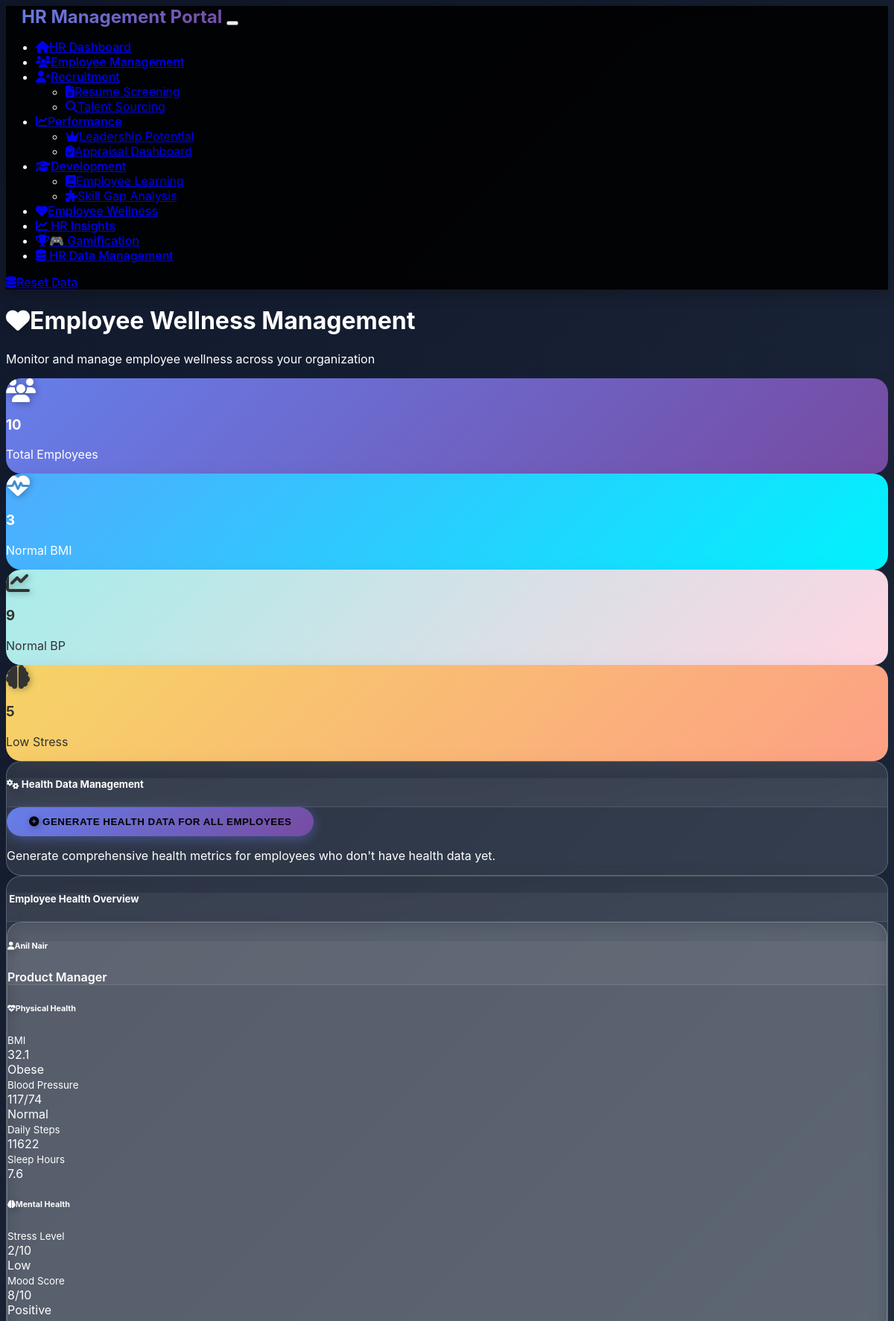
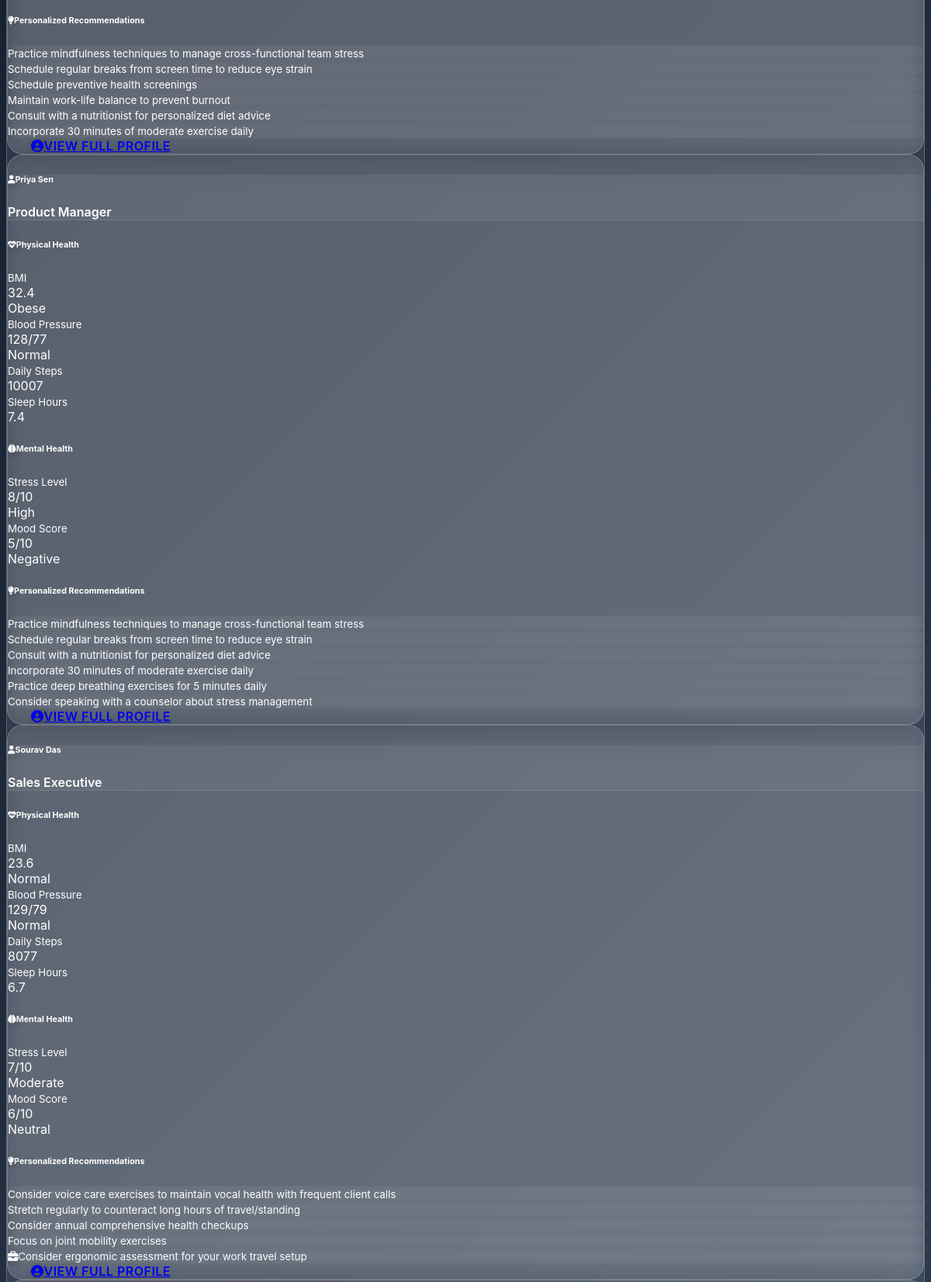
/wellness-tracker (upper part), run on the app's committed database (2 pictures, top to bottom).
### models.py (models this page shows, shortened)
class Employee(db.Model):
    id = db.Column(db.Integer, primary_key=True)
    name = db.Column(db.String(100), nullable=False)
    email = db.Column(db.String(120), unique=True, nullable=False)
    department = db.Column(db.String(50), nullable=False)
    position = db.Column(db.String(100), nullable=False)
    hire_date = db.Column(db.Date, nullable=False)
    current_salary = db.Column(db.Float, default=0.0)
    performance_score = db.Column(db.Float, default=0.0)
    skills = db.Column(Text)  # JSON string of skills
    gender = db.Column(db.String(20))
    region = db.Column(db.String(50))
    age = db.Column(db.Integer)
    experience_years = db.Column(db.Integer)
    manager_rating = db.Column(db.Float)
    last_hike_date = db.Column(db.Date)
    last_promotion_date = db.Column(db.Date)
    skill_gaps = db.Column(db.String(500))
    status = db.Column(db.String(20), default='active')  # active, inactive, terminated
    created_at = db.Column(db.DateTime, default=datetime.utcnow)

class HealthMetrics(db.Model):
    id = db.Column(db.Integer, primary_key=True)
    employee_id = db.Column(db.Integer, db.ForeignKey('employee.id'), nullable=False)
    bmi = db.Column(db.Float)
    bmi_status = db.Column(db.String(20))  # Normal, Overweight, Obese, Underweight
    blood_pressure = db.Column(db.String(20))  # e.g., "120/80"
    bp_status = db.Column(db.String(20))  # Normal, Elevated
    avg_daily_steps = db.Column(db.Integer)
    avg_sleep_hours = db.Column(db.Float)
    stress_level = db.Column(db.Integer)  # 1-10
    stress_status = db.Column(db.String(20))  # Low, Moderate, High
    mood_score = db.Column(db.Integer)  # 1-10
    mood_status = db.Column(db.String(20))  # Positive, Neutral, Negative
    recommendations = db.Column(Text)  # JSON string of recommendations
    created_at = db.Column(db.DateTime, default=datetime.utcnow)
    employee = db.relationship('Employee', backref=db.backref('health_metrics', lazy=True))

### routes.py (the view, shortened to what this page needs)
@app.route('/wellness-tracker', methods=['GET', 'POST'])
def wellness_tracker():
    from utils.health_generator import HealthDataGenerator
    health_gen = HealthDataGenerator()
    health_overview = health_gen.get_health_overview()
    employees_with_health = db.session.query(Employee, HealthMetrics).outerjoin(HealthMetrics).all()
    recent_checks = WellnessCheck.query.order_by(WellnessCheck.check_date.desc()).limit(20).all()
    total_checks = WellnessCheck.query.count()
    green_status = WellnessCheck.query.filter_by(overall_wellness='green').count()
    yellow_status = WellnessCheck.query.filter_by(overall_wellness='yellow').count()
    red_status = WellnessCheck.query.filter_by(overall_wellness='red').count()
    from datetime import datetime, timedelta
    thirty_days_ago = datetime.now() - timedelta(days=30)
    concern_employees = db.session.query(Employee).join(WellnessCheck).filter(
        WellnessCheck.overall_wellness == 'red',
        WellnessCheck.check_date >= thirty_days_ago
    ).distinct().all()
    return render_template('wellness_tracker.html',
                         employees_with_health=employees_with_health,
                         recent_checks=recent_checks,
                         total_checks=total_checks,
                         green_status=green_status,
                         yellow_status=yellow_status,
                         red_status=red_status,
                         concern_employees=concern_employees,
                         health_overview=health_overview)

### app.py (called while the page is built)
@app.template_filter('from_json')
def from_json_filter(value):
    if not value:
        return []
    try:
        return json.loads(value)
    except (json.JSONDecodeError, TypeError):
        return []

### templates/wellness_tracker.html (shortened to what this page needs)
{% extends "base.html" %}
{% block content %}
<div class="row">
    <div class="col-12">
        <h1 class="display-5 mb-4">
            <i class="fas fa-heart me-3"></i>Employee Wellness Management
        </h1>
        <p class="lead text-muted">Monitor and manage employee wellness across your organization</p>
    </div>
</div>
<div class="row mb-4">
    <div class="col-md-3">
        <div class="card bg-primary text-white">
            <div class="card-body text-center">
                <i class="fas fa-users fa-2x mb-2"></i>
                <h3>{{ health_overview.total_employees }}</h3>
                <p class="mb-0">Total Employees</p>
            </div>
        </div>
    </div>
    <div class="col-md-3">
        <div class="card bg-success text-white">
            <div class="card-body text-center">
                <i class="fas fa-heartbeat fa-2x mb-2"></i>
                <h3>{{ health_overview.bmi_distribution.normal }}</h3>
                <p class="mb-0">Normal BMI</p>
            </div>
        </div>
    </div>
    <div class="col-md-3">
        <div class="card bg-info text-white">
            <div class="card-body text-center">
                <i class="fas fa-chart-line fa-2x mb-2"></i>
                <h3>{{ health_overview.bp_distribution.normal }}</h3>
                <p class="mb-0">Normal BP</p>
            </div>
        </div>
    </div>
    <div class="col-md-3">
        <div class="card bg-warning text-white">
            <div class="card-body text-center">
                <i class="fas fa-brain fa-2x mb-2"></i>
                <h3>{{ health_overview.stress_distribution.low }}</h3>
                <p class="mb-0">Low Stress</p>
            </div>
        </div>
    </div>
</div>
<div class="row mb-4">
    <div class="col-12">
        <div class="card">
            <div class="card-header">
                <h5><i class="fas fa-cogs"></i> Health Data Management</h5>
            </div>
            <div class="card-body">
                <form method="post" class="d-inline">
                    <button type="submit" class="btn btn-primary">
                        <i class="fas fa-plus-circle"></i> Generate Health Data for All Employees
                    </button>
                </form>
                <p class="text-muted mt-2">Generate comprehensive health metrics for employees who don't have health data yet.</p>
            </div>
        </div>
    </div>
</div>
<div class="row">
    <div class="col-12">
        <div class="card">
            <div class="card-header">
                <h5> Employee Health Overview</h5>
            </div>
            <div class="card-body">
                {% if employees_with_health %}
                <div class="row">
                    {% for employee, health_metrics in employees_with_health %}
                    <div class="col-lg-6 mb-4">
                        <div class="card h-100">
                            <div class="card-header d-flex justify-content-between align-items-center">
                                <h6 class="mb-0">
                                    <i class="fas fa-user me-2"></i>{{ employee.name }}
                                </h6>
                                <span class="badge bg-secondary">{{ employee.position }}</span>
                            </div>
                            <div class="card-body">
                                {% if health_metrics %}
                                <div class="mb-3">
                                    <h6 class="text-primary">
                                        <i class="fas fa-heartbeat me-1"></i>Physical Health
                                    </h6>
                                    <div class="row text-center">
                                        <div class="col-6">
                                            <div class="border rounded p-2">
                                                <small class="text-muted">BMI</small>
                                                <div class="fw-bold">{{ health_metrics.bmi }}</div>
                                                <span class="badge {% if health_metrics.bmi_status == 'Normal' %}bg-success{% elif health_metrics.bmi_status == 'Overweight' %}bg-warning{% else %}bg-danger{% endif %}">
                                                    {{ health_metrics.bmi_status }}
                                                </span>
                                            </div>
                                        </div>
                                        <div class="col-6">
                                            <div class="border rounded p-2">
                                                <small class="text-muted">Blood Pressure</small>
                                                <div class="fw-bold">{{ health_metrics.blood_pressure }}</div>
                                                <span class="badge {% if health_metrics.bp_status == 'Normal' %}bg-success{% else %}bg-warning{% endif %}">
                                                    {{ health_metrics.bp_status }}
                                                </span>
                                            </div>
                                        </div>
                                    </div>
                                    <div class="row text-center mt-2">
                                        <div class="col-6">
                                            <div class="border rounded p-2">
                                                <small class="text-muted">Daily Steps</small>
                                                <div class="fw-bold">{{ health_metrics.avg_daily_steps }}</div>
                                            </div>
                                        </div>
                                        <div class="col-6">
                                            <div class="border rounded p-2">
                                                <small class="text-muted">Sleep Hours</small>
                                                <div class="fw-bold">{{ health_metrics.avg_sleep_hours }}</div>
                                            </div>
                                        </div>
                                    </div>
                                </div>
                                <div class="mb-3">
                                    <h6 class="text-info">
                                        <i class="fas fa-brain me-1"></i>Mental Health
                                    </h6>
                                    <div class="row text-center">
                                        <div class="col-6">
                                            <div class="border rounded p-2">
                                                <small class="text-muted">Stress Level</small>
                                                <div class="fw-bold">{{ health_metrics.stress_level }}/10</div>
                                                <span class="badge {% if health_metrics.stress_status == 'Low' %}bg-success{% elif health_metrics.stress_status == 'Moderate' %}bg-warning{% else %}bg-danger{% endif %}">
                                                    {{ health_metrics.stress_status }}
                                                </span>
                                            </div>
                                        </div>
                                        <div class="col-6">
                                            <div class="border rounded p-2">
                                                <small class="text-muted">Mood Score</small>
                                                <div class="fw-bold">{{ health_metrics.mood_score }}/10</div>
                                                <span class="badge {% if health_metrics.mood_status == 'Positive' %}bg-success{% elif health_metrics.mood_status == 'Neutral' %}bg-warning{% else %}bg-danger{% endif %}">
                                                    {{ health_metrics.mood_status }}
                                                </span>
                                            </div>
                                        </div>
                                    </div>
                                </div>
                                {% if health_metrics.recommendations %}
                                <div class="mb-3">
                                    <h6 class="text-success">
                                        <i class="fas fa-lightbulb me-1"></i>Personalized Recommendations
                                    </h6>
                                    <div class="recommendations-list" style="max-height: 120px; overflow-y: auto;">
                                        {% set recommendations = health_metrics.recommendations | from_json %}
                                        {% for recommendation in recommendations %}
                                        <div class="alert alert-light py-1 px-2 mb-1">
                                            <small>{{ recommendation }}</small>
                                        </div>
                                        {% endfor %}
                                    </div>
                                </div>
                                {% endif %}
                                {% if employee.age and employee.age > 40 and 'Sales Executive' in employee.position %}
                                <div class="alert alert-warning py-2">
                                    <small><i class="fas fa-briefcase me-1"></i>Consider ergonomic assessment for your work travel setup</small>
                                </div>
                                {% endif %}
                                {% endif %}
                            </div>
                            <div class="card-footer">
                                <a href="{{ url_for('employee_profile', employee_id=employee.id) }}" class="btn btn-sm btn-outline-primary">
                                    <i class="fas fa-user-circle me-1"></i>View Full Profile
                                </a>
                            </div>
                        </div>
                    </div>
                    {% endfor %}
                </div>
                {% endif %}
            </div>
        </div>
    </div>
</div>
{% endblock %}

### static/css/custom.css (style rules this page uses)
:root { --primary-gradient: linear-gradient(135deg, #667eea 0%, #764ba2 100%); --secondary-gradient: linear-gradient(135deg, #f093fb 0%, #f5576c 100%); --success-gradient: linear-gradient(135deg, #4facfe 0%, #00f2fe 100%); --warning-gradient: linear-gradient(135deg, #f6d365 0%, #fda085 100%); --info-gradient: linear-gradient(135deg, #a8edea 0%, #fed6e3 100%); --dark-gradient: linear-gradient(135deg, #2c3e50 0%, #4a6741 100%); --gamification-gradient: linear-gradient(135deg, #ff6b6b 0%, #feca57 50%, #48dbfb 100%); --card-shadow: 0 15px 35px rgba(0, 0, 0, 0.1); --card-hover-shadow: 0 25px 50px rgba(0, 0, 0, 0.15); --border-radius: 20px; --small-radius: 12px; --transition: all 0.4s cubic-bezier(0.25, 0.46, 0.45, 0.94); --text-primary: #ffffff; --text-secondary: #e2e8f0; --text-muted: #94a3b8; --bg-overlay: rgba(15, 23, 42, 0.95); --glass-bg: rgba(255, 255, 255, 0.08); --glass-border: rgba(255, 255, 255, 0.12); --xp-color: #fbbf24; --badge-gold: #f59e0b; --badge-silver: #94a3b8; --badge-bronze: #f97316; --challenge-active: #10b981; --challenge-completed: #06b6d4; }
body { background: linear-gradient(135deg, #0f172a 0%, #1e293b 25%, #334155 50%, #475569 75%, #64748b 100%); background-attachment: fixed; min-height: 100vh; font-family: 'Inter', 'Segoe UI', system-ui, -apple-system, sans-serif; color: var(--text-primary); overflow-x: hidden; }
.card { background: rgba(255, 255, 255, 0.1); backdrop-filter: blur(10px); border: 1px solid rgba(255, 255, 255, 0.2); border-radius: var(--border-radius); box-shadow: var(--card-shadow); transition: var(--transition); overflow: hidden; }
.card-header { background: rgba(255, 255, 255, 0.05); border-bottom: 1px solid rgba(255, 255, 255, 0.1); font-weight: 600; }
.card.bg-primary { background: var(--primary-gradient) !important; border: none; }
.card.bg-success { background: var(--success-gradient) !important; border: none; }
.card.bg-info { background: var(--info-gradient) !important; border: none; color: #333 !important; }
.card.bg-warning { background: var(--warning-gradient) !important; border: none; color: #333 !important; }
.btn { border-radius: 25px; font-weight: 600; text-transform: uppercase; letter-spacing: 0.5px; transition: var(--transition); border: none; padding: 12px 30px; }
.btn-primary { background: var(--primary-gradient); box-shadow: 0 4px 15px rgba(102, 126, 234, 0.4); }
.alert { border: none; border-radius: var(--border-radius); backdrop-filter: blur(10px); }
.fa, .fas, .far { filter: drop-shadow(2px 2px 4px rgba(0, 0, 0, 0.3)); }

### data on the page
Employee: name "Anil Nair", position "Product Manager", bmi "32.1", bmi_status "Obese", blood_pressure "117/74", bp_status "Normal", avg_daily_steps "11622", avg_sleep_hours "7.6", stress_level "2", stress_status "Low", mood_score "8", mood_status "Positive", recommendations "Practice mindfulness techniques to manage cross-functional team stress" "Schedule regular breaks from screen time to reduce eye strain" "Schedule preventive health screenings" "Maintain work-life balance to prevent burnout" "Consult with a nutritionist for personalized diet advice" "Incorporate 30 minutes of moderate exercise daily"
Employee: name "Priya Sen", position "Product Manager", bmi "32.4", bmi_status "Obese", blood_pressure "128/77", bp_status "Normal", avg_daily_steps "10007", avg_sleep_hours "7.4", stress_level "8", stress_status "High", mood_score "5", mood_status "Negative", recommendations "Practice mindfulness techniques to manage cross-functional team stress" "Schedule regular breaks from screen time to reduce eye strain" "Consult with a nutritionist for personalized diet advice" "Incorporate 30 minutes of moderate exercise daily" "Practice deep breathing exercises for 5 minutes daily" "Consider speaking with a counselor about stress management"
Employee: name "Sourav Das", position "Sales Executive", bmi "23.6", bmi_status "Normal", blood_pressure "129/79", bp_status "Normal", avg_daily_steps "8077", avg_sleep_hours "6.7", stress_level "7", stress_status "Moderate", mood_score "6", mood_status "Neutral", recommendations "Consider voice care exercises to maintain vocal health with frequent client calls" "Stretch regularly to counteract long hours of travel/standing" "Consider annual comprehensive health checkups" "Focus on joint mobility exercises", shows "Consider ergonomic assessment for your work travel setup"

### other printed values
{{ health_overview.total_employees }} "10"
{{ health_overview.bmi_distribution.normal }} "3"
{{ health_overview.bp_distribution.normal }} "9"
{{ health_overview.stress_distribution.low }} "5"
